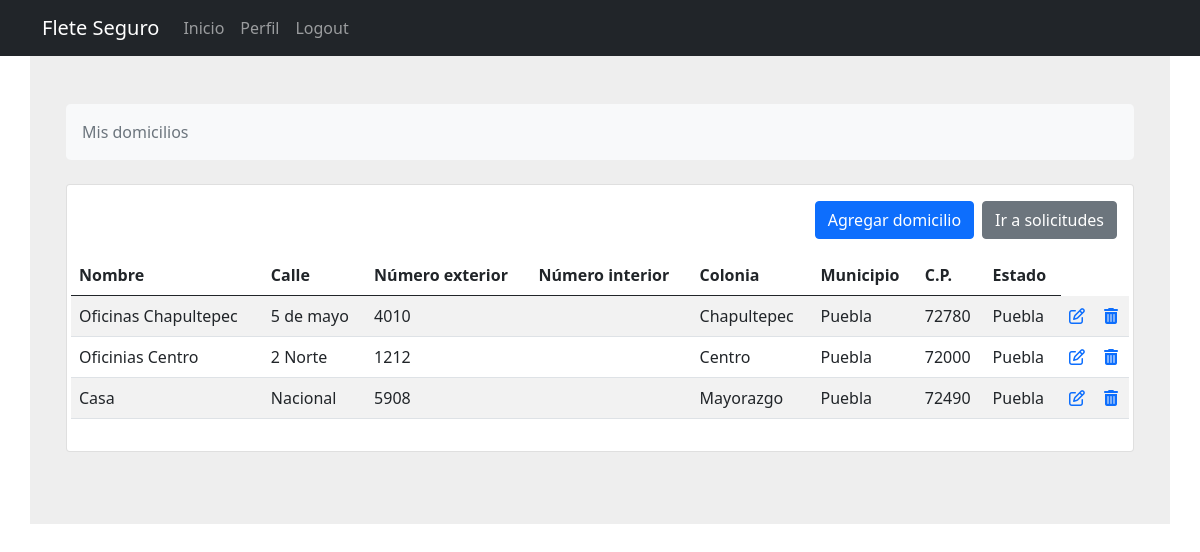
/fletes/domicilios/ (signed in), run on an earlier commit of the app's database.
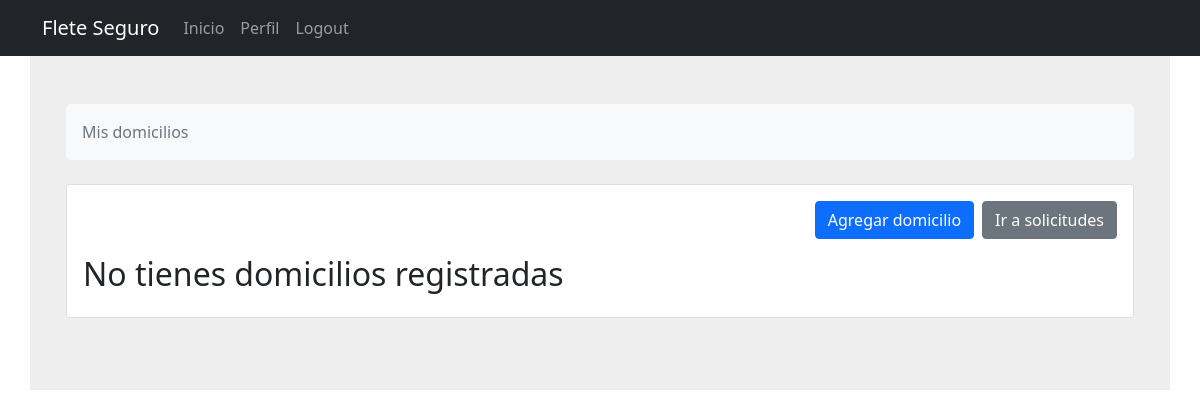
And on a later commit of the database.
### fletes/models.py (models this page shows, shortened)
class Domicilios(models.Model):
    cliente_id = models.ForeignKey(Cliente, on_delete=models.CASCADE)
    creado = models.DateTimeField(editable=False)
    modificado = models.DateTimeField()
    nombre = models.CharField(verbose_name="Nombre para identificar domicilio", max_length=100)
    calle = models.CharField(verbose_name="Calle", max_length=100)
    num_ext = models.CharField(verbose_name="Numero exterior", max_length=100)
    num_int = models.CharField(verbose_name="Numero interior", max_length=100, default="", blank=True)
    colonia = models.CharField(verbose_name="Colonia", max_length=100)
    municipio = models.CharField(verbose_name="Municipio o alcadía", max_length=100)
    cp = models.CharField(verbose_name="Código postal",max_length=100,)
    estado = models.CharField(verbose_name="Estado", choices=ESTADOS, max_length=40)
    referencias = models.TextField(verbose_name="Refrencias del domicilio")
    slug = models.SlugField(null=True, blank=True)

### fletes/views.py (the view)
# urls.py: path('domicilios/', DomiciliosListView.as_view(), name='domicilios'),
class DomiciliosListView(ListView):
    model = Domicilios
    template_name = 'fletes/domicilios.html'
    context_object_name = 'domicilios'
    def get_queryset(self):
        return Domicilios.objects.filter(
            cliente_id=self.request.user.cliente
        ).order_by(
            '-creado'
        )

### fletes/templates/fletes/domicilios.html (shortened to what this page needs)
{% extends 'base.html' %}
{% load crispy_forms_tags %}
{% block content %}
<section style="background-color: #eee;">
    <div class="container py-5 mt-4r">
        <div class="row justify-content-center">
            <div class="col">
                <nav aria-label="breadcrumb" class="bg-light rounded-3 p-3 mb-4">
                    <ol class="breadcrumb mb-0">
                        <li class="breadcrumb-item active" aria-current="page">Mis domicilios</li>
                    </ol>
                </nav>
            </div>
        </div>
        <div class="row">
            <div class="col-12 justify-content-center">
                <div class="card mb-4">
                    <div class="card-body">
                        <div class="row">
                            <div class="d-grid gap-2 d-md-flex justify-content-md-end mb-3">
                                <a href="{% url 'fletes:agregar-domiclio' %}"><button class="btn btn-primary" type="button">Agregar domicilio</button></a>
                                <a href="{% url 'fletes:solicitudes' %}"><button class="btn btn-secondary" type="button">Ir a solicitudes</button></a>
                            </div>
                            {% if domicilios %}
                            <table class="table table-striped">
                                <thead>
                                    <tr>
                                        <th>Nombre</th>
                                        <th>Calle</th>
                                        <th>Número exterior</th>
                                        <th>Número interior</th>
                                        <th>Colonia</th>
                                        <th>Municipio</th>
                                        <th>C.P.</th>
                                        <th>Estado</th>
                                    </tr>
                                </thead>
                                <tbody>
                                    {% for domicilio in domicilios%}
                                    <tr>
                                        <td>{{domicilio.nombre}}</td>
                                        <td>{{domicilio.calle}}</td>
                                        <td>{{domicilio.num_ext}}</td>
                                        <td>{{domicilio.num_int}}</td>
                                        <td>{{domicilio.colonia}}</td>
                                        <td>{{domicilio.municipio}}</td>
                                        <td>{{domicilio.cp}}</td>
                                        <td>{{domicilio.estado}}</td>
                                        <td><a href="{% url 'fletes:update-domicilio' slug=domicilio.slug %}"><i class="far fa-edit"></i></a></td>
                                        <td><a href="{% url 'fletes:delete-domicilio' slug=domicilio.slug %}" class="confirm-delete" title="Delete" data-toggle="modal" data-target="#confirmDeleteModal" id="deleteButton{{domicilio.id}}"><i class="fas fa-trash-alt"></i></a></td>
                                    </tr>
                                    {% endfor %}
                                </tbody>
                            </table>
                            {% else %}
                            <h2>No tienes domicilios registradas</h2>
                            {% endif %}
                        </div>
                    </div>
                </div>
            </div>
        </div>
    </div>
</section>
{% endblock content %}

What changed in the data, as far as the page shows it:
removed Domicilios: nombre "Oficinas Chapultepec", calle "5 de mayo", num_ext "4010", colonia "Chapultepec", municipio "Puebla", cp "72780", estado "Puebla"
removed Domicilios: nombre "Oficinias Centro", calle "2 Norte", num_ext "1212", colonia "Centro", municipio "Puebla", cp "72000", estado "Puebla"
removed Domicilios: nombre "Casa", calle "Nacional", num_ext "5908", colonia "Mayorazgo", municipio "Puebla", cp "72490", estado "Puebla"
Also different on the page:
text no longer shown: "Nombre Calle Número exterior Número interior Colonia Municipio C.P. Estado"
text now shown: "No tienes domicilios registradas"
